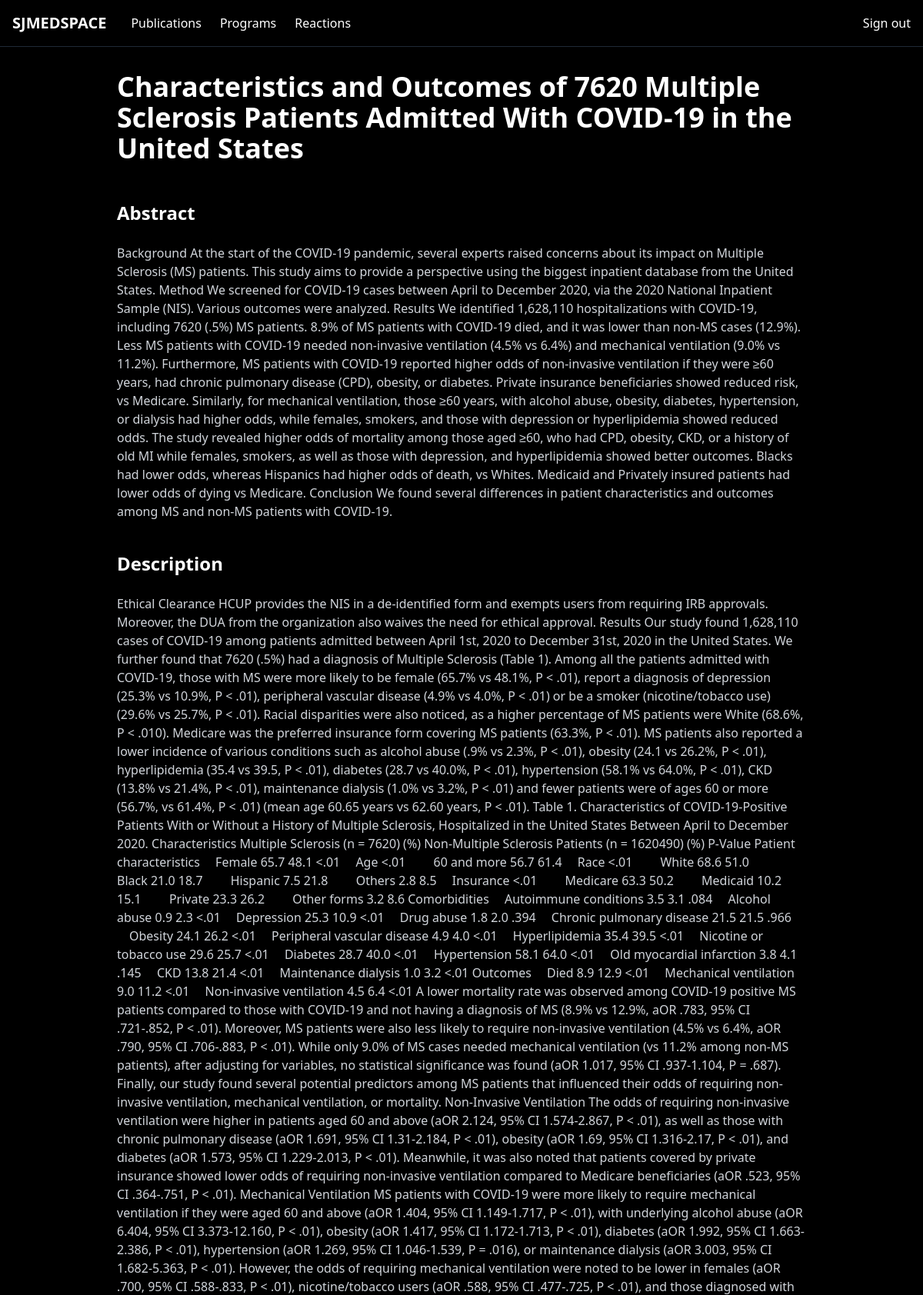
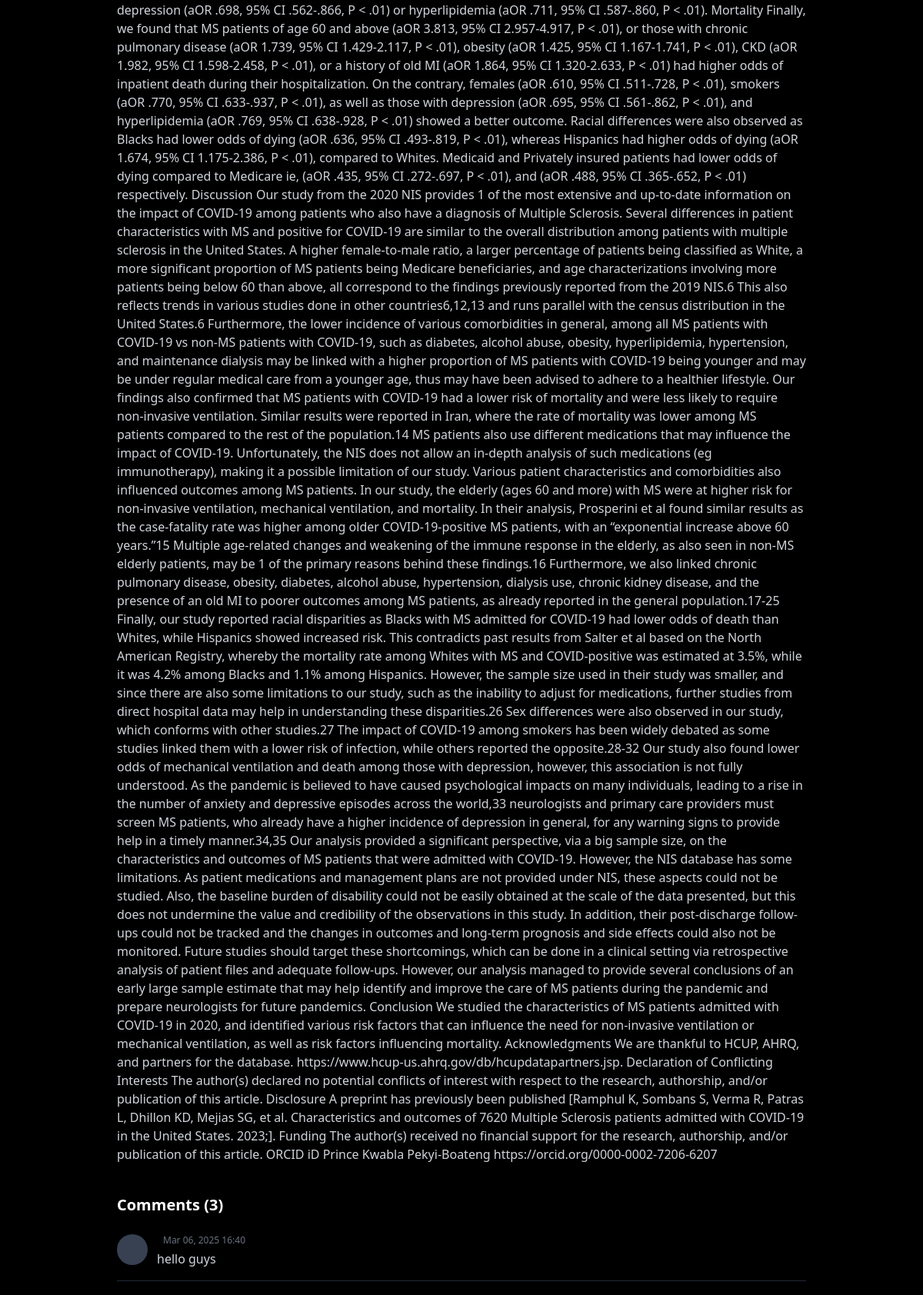
Screenshot of /publication/characteristics-and-outcomes-of-7620-multiple-sclerosis-patients-admitted-with-covid-19-in-the-united-states/ (signed in, upper part) with the database file from the repository (2 pictures, top to bottom).
### core/models.py (models this page shows, shortened)
class Publication(models.Model):
    title = models.CharField(max_length=300)
    url = models.URLField(blank=True, null=True)
    abstract = models.TextField()
    description = models.TextField()
    likes =models.IntegerField()
    created_at = models.DateTimeField(auto_now_add=True)
    slug = models.SlugField(max_length=300,unique=True, blank=True, default="", editable=False)

class Comment(models.Model):
    user_id = models.IntegerField()
    publication_id = models.IntegerField()
    comment_value = models.TextField()
    created_at = models.DateTimeField(auto_now_add=True)

### core/views.py (the view, shortened to what this page needs)
# urls.py: path("publication/<slug:slug>/", views.publication_detail, name="publication_detail"),
def publication_detail(request, slug):
    publication = get_object_or_404(Publication, slug=slug)
    user_id = request.user.id if request.user.is_authenticated else None
    liked = Likes.objects.filter(user_id=user_id, publication_id=publication.id).exists() if user_id else False
    saved = Saved.objects.filter(user_id=user_id, publication_id=publication.id).exists() if user_id else False
    like_count = Likes.objects.filter(publication_id=publication.id).count()
    comments = Comment.objects.filter(publication_id=publication.id).order_by("-created_at")
    context = {
        "publication": publication,
        "comments": comments,
        "liked": liked,
        "saved": saved,
        "like_count": like_count,
    }
    return render(request, "publication.html", context)

### core/templates/publication.html (shortened to what this page needs)
<!DOCTYPE html>
<html lang="en">
<head>
    <script src="https://cdn.tailwindcss.com"></script>
    <link rel="stylesheet" href="https://cdnjs.cloudflare.com/ajax/libs/font-awesome/6.4.0/css/all.min.css">
</head>
<body class="bg-black text-white min-h-screen flex flex-col">
    <header class="border-b border-gray-800">
        <nav class="flex items-center justify-between px-4 py-4">
            <div class="flex items-center space-x-8">
                <a href="{% url 'homepage' %}" class="text-xl font-bold">SJMEDSPACE</a>
                <div class="hidden md:flex space-x-6">
                    <a href="{% url 'publications' %}" class="hover:text-primary">Publications</a>
                    <a href="#" class="hover:text-primary">Programs</a>
                    <a href="#" class="hover:text-primary">Reactions</a>
                </div>
            </div>
            <div class="flex items-center space-x-4">
                {% if user.is_authenticated %}
                    <a href="{% url 'logout' %}" class="hover:text-primary">Sign out</a>
                {% else %}
                    <a href="{% url 'login_page' %}" class="hover:text-primary">Sign in</a>
                {% endif %}
            </div>
        </nav>
    </header>
    <main class="flex-grow p-4 md:p-8 pb-24">
        <div class="max-w-4xl mx-auto">
            <h1 class="text-3xl md:text-4xl font-bold mb-12">
                {{ publication.title }}
            </h1>
            <div class="mb-10">
                <h2 class="text-2xl font-bold mb-6">Abstract</h2>
                <div class="text-gray-300 space-y-4">
                    <p>{{ publication.abstract }}</p>
                </div>
            </div>
            <div class="mb-10">
                <h2 class="text-2xl font-bold mb-6">Description</h2>
                <div class="text-gray-300 space-y-4">
                    <p>{{ publication.description }}</p>
                </div>
            </div>
            <div class="mt-8 space-y-6" id="commentsList">
                <h3 class="text-xl font-bold mb-4">Comments ({{ comments.count }})</h3>
                {% if comments %}
                    {% for comment in comments %}
                        <div class="border-b border-gray-800 pb-4">
                            <div class="flex items-start gap-3">
                                <div class="w-10 h-10 rounded-full bg-gray-700 flex items-center justify-center">
                                </div>
                                <div>
                                    <div class="flex items-center gap-2">
                                        <span class="text-xs text-gray-500">{{ comment.created_at|date:"M d, Y H:i" }}</span>
                                    </div>
                                    <p class="mt-1 text-gray-300">
                                        {{ comment.comment_value }}
                                    </p>
                                </div>
                            </div>
                        </div>
                    {% endfor %}
                {% else %}
                    <p class="text-gray-500">No comments yet. Be the first to comment!</p>
                {% endif %}
            </div>
        </div>
    </main>
</body>
</html>

### rows the page displays
Publication: title "Characteristics and Outcomes of 7620 Multiple Sclerosis Patients Admitted With COVID-19 in the United States", abstract "Background At the start of the COVID-19 pandemic, several experts raised concerns about its impact on Multiple Sclerosis (MS) patients. This study aims to provide a perspective using the biggest inpatient database from the United States. Method We screened for COVID-19 cases between April to December 2020, via the 2020 National Inpatient Sample (NIS). Various outcomes were analyzed. Results We identified 1,628,110 hospitalizations with COVID-19, including 7620 (.5%) MS patients. 8.9% of MS patients with COVID-19 died, and it was lower than non-MS cases (12.9%). Less MS patients with COVID-19 needed non-invasive ventilation (4.5% vs 6.4%) and mechanical ventilation (9.0% vs 11.2%).…", description "Ethical Clearance HCUP provides the NIS in a de-identified form and exempts users from requiring IRB approvals. Moreover, the DUA from the organization also waives the need for ethical approval. Results Our study found 1,628,110 cases of COVID-19 among patients admitted between April 1st, 2020 to December 31st, 2020 in the United States. We further found that 7620 (.5%) had a diagnosis of Multiple Sclerosis (Table 1). Among all the patients admitted with COVID-19, those with MS were more likely to be female (65.7% vs 48.1%, P < .01), report a diagnosis of depression (25.3% vs 10.9%, P < .01), peripheral vascular disease (4.9% vs 4.0%, P < .01) or be a smoker (nicotine/tobacco use) (29.6% vs…"
Comment: created_at "Mar 06, 2025 16:40", comment_value "hello guys"

### other values shown
{{ comments.count }} "3"
